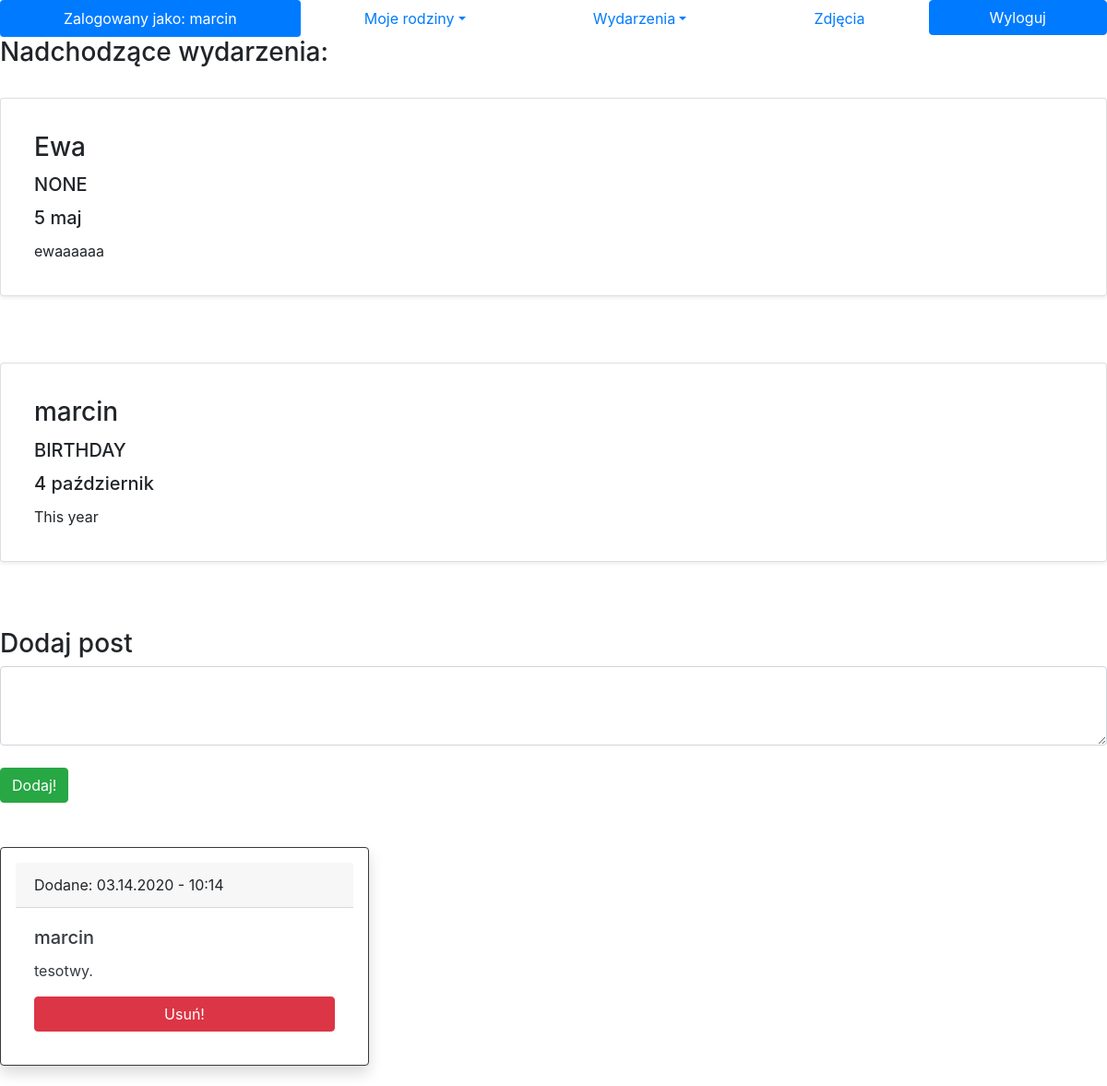
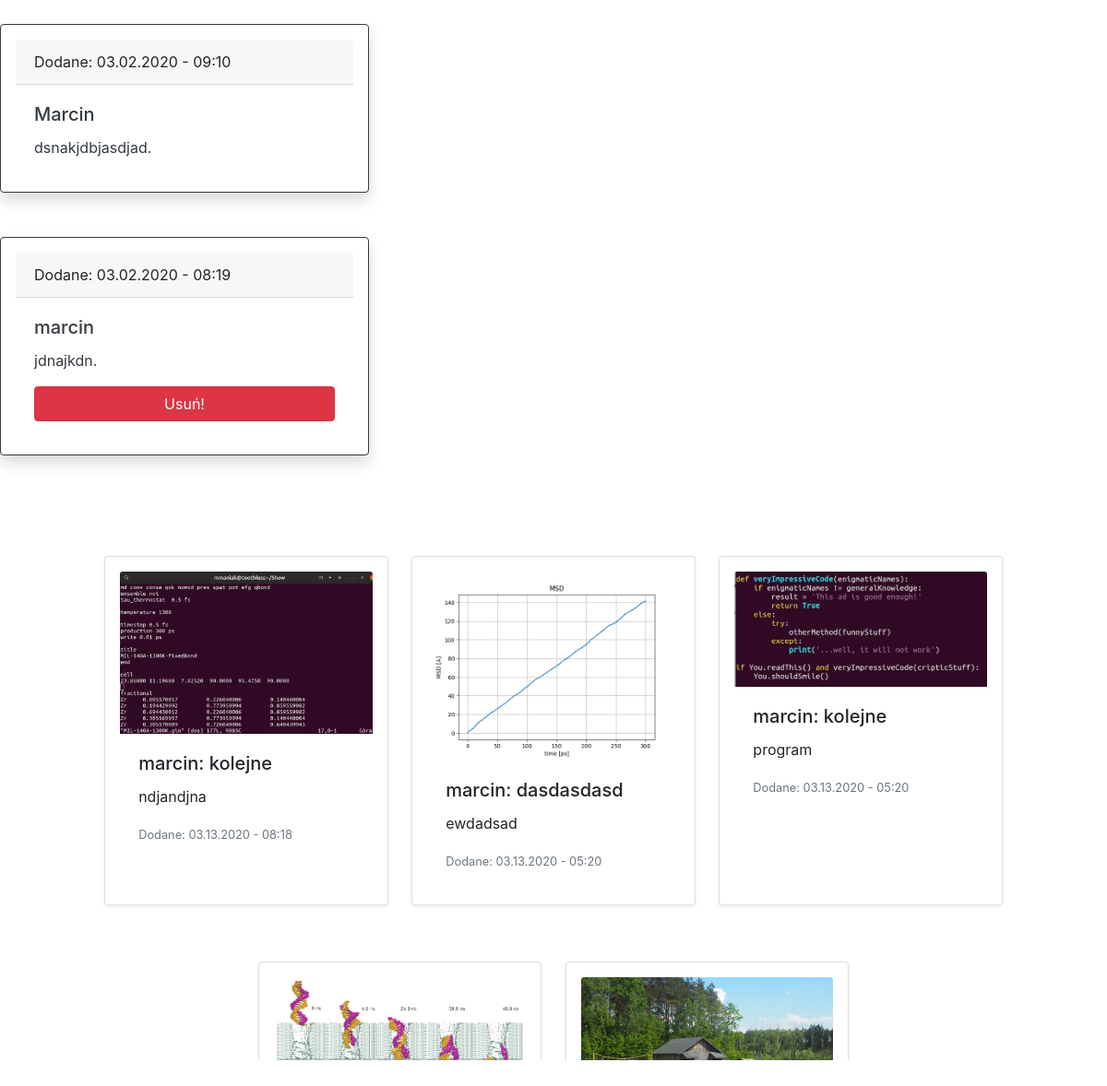
Screenshot of /loggedin/ (signed in) with the database file from the repository (2 pictures, top to bottom).
### logged/models.py (models this page shows, shortened)
class Event(models.Model):
    author = models.CharField(max_length=256, default='None')
    occasion = models.CharField(max_length=64, default='None')
    desc = models.TextField(blank=True)
    day = models.PositiveSmallIntegerField(default=0)
    month = models.PositiveSmallIntegerField(default=0)

class Post(models.Model):
    author = models.CharField(max_length=256, default='None')
    text = models.TextField()
    date = models.DateTimeField(auto_now_add=True)

class Photo(models.Model):
    author = models.CharField(max_length=256, default='None')
    title = models.CharField(max_length=256, default='None', blank=True, help_text='Title, optional')
    desc = models.TextField(blank=True, help_text='Description, optional')
    date = models.DateTimeField(auto_now=True)
    photo = models.ImageField(upload_to = './')

### Authentication/views.py (the view, shortened to what this page needs)
# urls.py: path('loggedin/', Logedin, name='logedin'),
@login_required
def Logedin(request):
    if request.method == 'GET':
        families = Family.objects.filter()
        my_families = [] # families that I belong to
        events = Event.objects.all()# all database events
        members_of_my_families = []
        events_in_my_families = []
        for family in families:
            for member in family.members.all():
                if str(member) == str(request.user.username):
                    my_families.append(family)
        for family in my_families:
            for member in family.members.all():
                members_of_my_families.append(member.member)
        members_of_my_families = list(dict.fromkeys(members_of_my_families))
        for event in events:
            if event.author in members_of_my_families:
                events_in_my_families.append(event)
        events_in_my_families = list(dict.fromkeys(events_in_my_families))
        for event_in_family in events_in_my_families:
            if event_in_family.month < datetime.datetime.now().month:
                event_in_family.this_year = datetime.datetime(datetime.datetime.now().year + 1, event_in_family.month,
                                                              event_in_family.month)
            elif event_in_family.month > datetime.datetime.now().month:
                event_in_family.this_year = datetime.datetime(datetime.datetime.now().year,
                                                              event_in_family.month,
                                                              event_in_family.month)
        sorted_events = sorted(events_in_my_families, key=attrgetter('this_year'))
        posts = Post.objects.all().order_by('-date') #all posts
        posts_in_my_families = []
        for post in posts:
            if post.author in members_of_my_families:
                posts_in_my_families.append(post)
        posts_in_my_families = list(dict.fromkeys(posts_in_my_families))
        photos = Photo.objects.all().order_by('-date')  # all photos
        photos_in_my_families = []
        for photo in photos:
            if photo.author in members_of_my_families:
                photos_in_my_families.append(photo)
        photos_in_my_families = list(dict.fromkeys(photos_in_my_families))
        return render(request, 'Authentication/loggedin.html',{'my_families':my_families, 'events_in_my_families':sorted_events, 'members_of_my_families':members_of_my_families,'posts_in_my_families':posts_in_my_families,'photos_in_my_families':photos_in_my_families})

### Authentication/models.py (called while the page is built)
    def __str__(self):
        return self.member

### Authentication/templatetags/filters.py (called while the page is built)
@register.filter(name='month')
def month(value):
    result = None
    if value == 1:
        result = 'styczeń'
    if value == 2:
        result = 'luty'
    if value == 3:
        result = 'marzec'
    if value == 4:
        result = 'kwiecień'
    if value == 5:
        result = 'maj'
    if value == 6:
        result = 'czerwiec'
    if value == 7:
        result = 'lipiec'
    if value == 8:
        result = 'sierpień'
    if value == 9:
        result = 'wrzesień'
    if value == 10:
        result = 'październik'
    if value == 11:
        result = 'listopad'
    if value == 12:
        result = 'grudzień'
    return result

### Authentication/templates/Authentication/loggedin.html (shortened to what this page needs)
{% extends 'Authentication/base.html' %}
{% load filters %}
{% block content %}
<ul class="nav nav-pills nav-fill">
  <li class="nav-item">
    <a class="nav-link active">Zalogowany jako: {{ user.username }}</a>
  </li>
  <li class="nav-item dropdown">
    <a class="nav-link dropdown-toggle" data-toggle="dropdown" href="#" role="button" aria-haspopup="true" aria-expanded="false">Moje rodziny</a>
  </li>
  <li class="nav-item dropdown">
    <a class="nav-link dropdown-toggle" data-toggle="dropdown" href="#" role="button" aria-haspopup="true" aria-expanded="false">Wydarzenia</a>
  </li>
  <li class="nav-item">
    <a class="nav-link" href="{% url 'photos'%}">Zdjęcia</a>
  </li>
  <li class="nav-item">
    <form action="{% url 'logoutuser' %}" method="POST">
        <button type="submit" class="btn btn-primary btn-block">Wyloguj</button>
    </form>
  </li>
</ul>
{% if not my_families%}
<h2>Czas dołączyć do jakiejś rodziny</h2> <br>
<h4>Stwórz jako pierwszy swoją rodzię lub poproś osobę która zaprosiła Cię do Familiara o ID rodziny do której chciałbyś dołączyć</h4><br><br>
    <a href="{% url 'createfamily'%}" class="btn btn-primary btn-block">Stwórz rodzinę</a><br>
    <a href="{% url 'joinfamily'%}" class="btn btn-primary btn-block">Dołącz do istniejące rodziny</a><br>
{% else %}
<h3>Nadchodzące wydarzenia:</h3><br>
{% for event in events_in_my_families %}
<div class="card shadow-sm p-3 mb-5 bg-white rounded">
  <div class="card-body">
    <h3 class="card-title"> {{ event.author }} </h3>
    <h5 class="card-title"> {{ event.occasion|upper }}</h5>
    <h5 class="card-title"> {{ event.day }} {{event.month|month}}</h5>
    <p class="card-text">{{ event.desc }}</p>
  </div>
</div>
<br>
{% endfor %}
<dvi>
    <div>
        <form method="POST">
            <h3>Dodaj post</h3>
           <textarea name='send_post' id='send_post' rows="3" cols="50" class="form-control"></textarea><br>
           <button type="submit" class="btn btn-success">Dodaj!</button>
        </form>
    </div>
 <br><br>
    <div>
        {% if posts_in_my_families %}
            {% for post in posts_in_my_families %}
            <div class="card border-dark mb-3 shadow p-3 mb-5 bg-white rounded" style="max-width: 25rem;">
              <div class="card-header">Dodane: {{post.date |date:"m.d.Y - h:i"}}</div>
              <div class="card-body text-dark">
                <h5 class="card-title">{{ post.author }}</h5>
                <p class="card-text">{{ post.text }}.</p>
                  {% if post.author == user.username %}
                    <form method="POST">
                       <button type="submit" class="btn btn-danger btn-block">Usuń!</button>
                    </form>
                  {% endif %}
              </div>
            </div>
                 {% endfor %}
        {% else %}
        <h2>Nikt z Twoich rodzin nie dodał jeszcze posta, bądź pierwszy!</h2>
        {% endif %}
    </div>
<br>
<br>
{% if photos_in_my_families %}
<div style="max-height:70vh;overflow:scroll;overflow-x: hidden;">
<div class="row justify-content-md-center">
    {% for photo in photos_in_my_families %}
  <div class="card col-sm-3 shadow-sm p-3 mb-5 bg-white rounded" style="margin:0.8em">
    <img class="card-img-top" src="{{ photo.photo.url }}" alt="Card image cap">
    <div class="card-body">
      <h5 class="card-title">{{ photo.author }}: {{ photo.title }}</h5>
      <p class="card-text">{{ photo.desc }}</p>
      <p class="card-text"><small class="text-muted">Dodane: {{photo.date |date:"m.d.Y - h:i"}}</small></p>
    </div>
  </div>
    {% endfor %}
</div>
</div>
<br><br>
{% endif %}
{% endif %}
{% endblock %}

### rows the page displays
Event: author "Ewa", occasion "NONE", day "5", month|month "maj", desc "ewaaaaaa"
Event: author "marcin", occasion "BIRTHDAY", day "4", month|month "październik", desc "This year"
Post: date "03.14.2020 - 10:14", author "marcin", text "tesotwy"
Post: date "03.02.2020 - 09:10", author "Marcin", text "dsnakjdbjasdjad"
Post: date "03.02.2020 - 08:19", author "marcin", text "jdnajkdn"
Photo: photo (picture), author "marcin", title "kolejne", desc "ndjandjna", date "03.13.2020 - 08:18"
Photo: photo (picture), author "marcin", title "dasdasdasd", desc "ewdadsad", date "03.13.2020 - 05:20"
Photo: photo (picture), author "marcin", title "kolejne", desc "program", date "03.13.2020 - 05:20"
Photo: photo (picture)
Photo: photo (picture)

### other values shown
{{ user.username }} "marcin"
